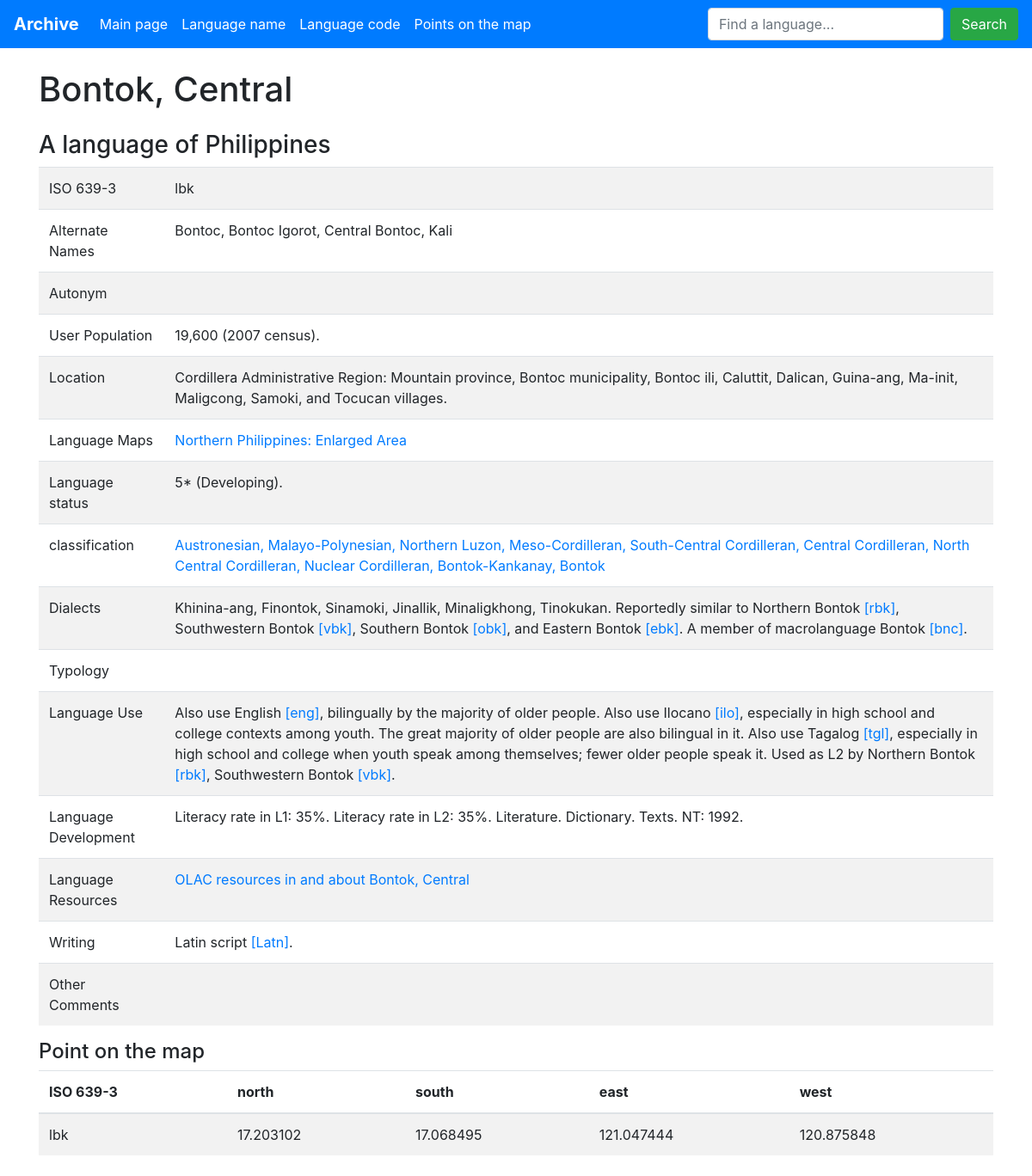
Screenshot of /language/lbk/ with the database file from the repository.
### langs/models.py (models this page shows, shortened)
class Language(models.Model):
    language_name = models.TextField()
    language_of = models.TextField()
    iso = models.ForeignKey(Iso, on_delete=models.CASCADE)
    alternate_names = models.TextField()
    autonym = models.TextField()
    user_population = models.TextField()
    location = models.TextField()
    language_maps = models.TextField()
    language_status = models.TextField()
    classification = models.TextField()
    dialects = models.TextField()
    typology = models.TextField()
    language_use = models.TextField()
    language_development = models.TextField()
    language_resource = models.TextField()
    writing = models.TextField()
    other_comments = models.TextField()
    class Meta:
        db_table = 'language'

class Iso(models.Model):
    iso = models.CharField(max_length=3)
    class Meta:
        db_table = 'iso'
    def __str__(self):
        return self.iso

class MapPoint(models.Model):
    iso = models.ForeignKey(Iso, on_delete=models.CASCADE)
    north = models.FloatField()
    south = models.FloatField()
    east = models.FloatField()
    west = models.FloatField()
    class Meta:
        db_table = 'map_point'

### langs/views.py (the view)
# urls.py: path('language/<str:iso>/', LangDetailView.as_view(), name='map_detail'),
class LangDetailView(views.View):
    def get(self, request, iso):
        context = {
            'language': Language.objects.get(iso__iso=iso),
            'point': MapPoint.objects.get(iso__iso=iso),
        }
        return render(request, 'langs/lang_detail.html', context=context)

### langs/templates/langs/lang_detail.html (shortened to what this page needs)
{% extends './base.html' %}
{% load static %}
{% block header %}
    <div class="container my-4">
        <h1>{{ language.language_name }}</h1>
    </div>
{% endblock %}
{% block content %}
    <div class="container my-4">
        <h3>A language of {{ language.language_of|safe}}</h3>
        <table class="table table-striped">
            <tbody>
                <tr>
                    <td>ISO 639-3</td>
                    <td>{{ language.iso|safe }}</td>
                </tr>
                <tr>
                    <td>Alternate Names</td>
                    <td>{{ language.alternate_names|safe }}</td>
                </tr>
                <tr>
                    <td>Autonym</td>
                    <td>{{ language.autonym|safe}}</td>
                </tr>
                <tr>
                    <td>User Population</td>
                    <td>{{ language.user_population|safe }}</td>
                </tr>
                <tr>
                    <td>Location</td>
                    <td>{{ language.location|safe }}</td>
                </tr>
                <tr>
                    <td>Language Maps</td>
                    <td>{{ language.language_maps|safe }}</td>
                </tr>
                <tr>
                    <td>Language status</td>
                    <td>{{ language.language_status|safe }}</td>
                </tr>
                <tr>
                    <td>classification</td>
                    <td>{{ language.classification|safe }}</td>
                </tr>
                <tr>
                    <td>Dialects</td>
                    <td>{{ language.dialects|safe }}</td>
                </tr>
                <tr>
                    <td>Typology</td>
                    <td>{{ language.typology|safe }}</td>
                </tr>
                <tr>
                    <td>Language Use</td>
                    <td>{{ language.language_use|safe }}</td>
                </tr>
                <tr>
                    <td>Language Development</td>
                    <td>{{ language.language_development|safe }}</td>
                </tr>
                <tr>
                    <td>Language Resources</td>
                    <td>{{ language.language_resource|safe }}</td>
                </tr>
                <tr>
                    <td>Writing</td>
                    <td>{{ language.writing|safe }}</td>
                </tr>
                <tr>
                    <td>Other Comments</td>
                    <td>{{ language.other_comments|safe }}</td>
                </tr>
            </tbody>
        </table>
        <h4>Point on the map</h4>
        <table class="table table-striped">
              <thead>
                <tr>
                  <th scope="col">ISO 639-3</th>
                  <th scope="col">north</th>
                  <th scope="col">south</th>
                  <th scope="col">east</th>
                  <th scope="col">west</th>
                </tr>
              </thead>
              <tbody>
                  <tr>
                    <td>{{ point.iso }}</td>
                    <td>{{ point.north }}</td>
                    <td>{{ point.south }}</td>
                    <td>{{ point.east }}</td>
                    <td>{{ point.west }}</td>
                  </tr>
              </tbody>
        </table>
    </div>
{% endblock %}

### rows the page displays
Language: language_name "Bontok, Central", language_of "Philippines", iso "lbk", alternate_names "Bontoc, Bontoc Igorot, Central Bontoc, Kali", user_population "19,600 (2007 census).", location "Cordillera Administrative Region: Mountain province, Bontoc municipality, Bontoc ili, Caluttit, Dalican, Guina-ang, Ma-init, Maligcong, Samoki, and Tocucan villages.", language_maps "Northern Philippines: Enlarged Area", language_status "5* (Developing).", classification "Austronesian, Malayo-Polynesian, Northern Luzon, Meso-Cordilleran, South-Central Cordilleran, Central Cordilleran, North Central Cordilleran, Nuclear Cordilleran, Bontok-Kankanay, Bontok", dialects "Khinina-ang, Finontok, Sinamoki, Jinallik, Minaligkhong, Tinokukan. Reportedly similar to Northern Bontok [rbk] , Southwestern Bontok [vbk] , Southern Bontok [obk] , and Eastern Bontok [ebk] . A member of macrolanguage Bontok [bnc] .", language_use "Also use English [eng] , bilingually by the majority of older people. Also use Ilocano [ilo] , especially in high school and college contexts among youth. The great majority of older people are also bilingual in it. Also use Tagalog [tgl] , especially in high school and college when youth speak among themselves; fewer older people speak it. Used as L2 by Northern Bontok [rbk] , Southwestern Bontok [vbk] .", language_development "Literacy rate in L1: 35%. Literacy rate in L2: 35%. Literature. Dictionary. Texts. NT: 1992.", language_resource "OLAC resources in and about Bontok, Central", writing "Latin script [Latn] ."
